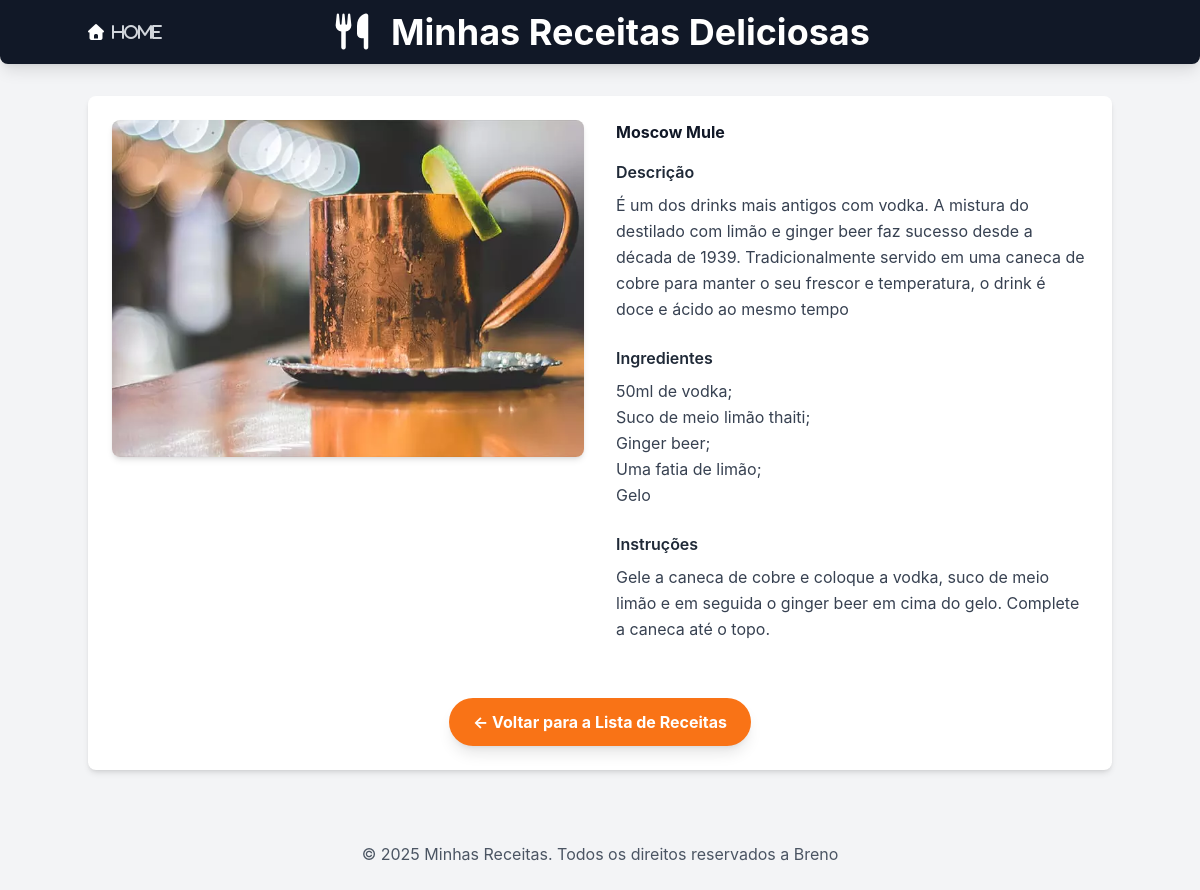
Page /receitas/receita/9/ on the committed database.
### receitas/models.py (models this page shows, shortened)
class Receita(models.Model):
    CATEGORIAS=[
        ('comida', 'Comida'),
        ('sobremesa', 'Sobremesa'),
        ('drink', 'Drink'),
    ]
    title = models.CharField(max_length=200)
    description = models.TextField("Descrição")
    ingredients = models.TextField("Ingredientes")
    instructions = models.TextField("Modo de Preparo")
    image =models.ImageField("Imagem", upload_to='receitas/images/', blank=True, null=True)
    categoria = models.CharField("Categoria", max_length=20, choices=CATEGORIAS, default='comida')
    created_at = models.DateTimeField(auto_now_add=True)
    updated_at = models.DateTimeField(auto_now=True)
    class Meta:
        verbose_name = "Receita"
        verbose_name_plural = "Receitas"
        ordering = ['-created_at'] #Ordena as receitas pela data de criação (mais novas primeiro)

### receitas/views.py (the view)
# urls.py: path('receita/<int:id>/', views.receita_detail, name='receita_detail'),
def receita_detail(request, id):
    receita = get_object_or_404(Receita, pk=id)
    context={
        'receita': receita,
    }
    return render(request, 'receitas/receita_detail.html', context)

### receitas/templates/receitas/receita_detail.html (shortened to what this page needs)
{% extends "receitas/base.html" %}
{% block content %}
<div class="flex flex-col md:flex-row gap-8">
    {% if receita.image %}
    <div class="md:w-1/2">
        <img src="{{ receita.image.url }}" alt="[Imagem de {{ receita.title}}]"
            class="w-full h-auto object-cover rounded-lg shadow-md">
    </div>
    {% endif %}
    <div class="md:w-1/2">
        <h2 class="text-4x1 font-bold text-gray-900 mb-4">{{ receita.title }}</h2>
        <h3 class="text-2x1 font-semibold text-gray-800 mb-2">Descrição</h3>
        <p class="text-gray-700 mb-6 leading-relaxed">{{ receita.description }}</p>
        <h3 class="text 2x1 font-semibold text-gray-800 mb-2">Ingredientes</h3>
        <p class="text-gray-700 mb-6 leading-relaxed whitespace-pre-wrap">{{ receita.ingredients }}</p>
        <h3 class="text-2x1 font-semibold text-gray-800 mb-2">Instruções</h3>
        <p class="text-gray-700 mb-6 leading-relaxed whitespace-pre-wrap">{{ receita.instructions }}</p>
    </div>
</div>
<div class="mt-8 text-center">
    <a href="{% url 'home' %}"
        class="inline-block bg-orange-500 hover:bg-orange-600 text-white font-bold py-3 px-6 rounded-full transition duration-300 ease-in-out shadow-lg">
        &larr; Voltar para a Lista de Receitas</a>
</div>
{% endblock %}

### receitas/templates/receitas/base.html (style rules this page uses)
body { font-family: 'Inter', sans-serif; }

### rows in the picture
Receita: image (picture), title "Moscow Mule", description "É um dos drinks mais antigos com vodka. A mistura do destilado com limão e ginger beer faz sucesso desde a década de 1939. Tradicionalmente servido em uma caneca de cobre para manter o seu frescor e temperatura, o drink é doce e ácido ao mesmo tempo", ingredients "50ml de vodka; Suco de meio limão thaiti; Ginger beer; Uma fatia de limão; Gelo", instructions "Gele a caneca de cobre e coloque a vodka, suco de meio limão e em seguida o ginger beer em cima do gelo. Complete a caneca até o topo."
